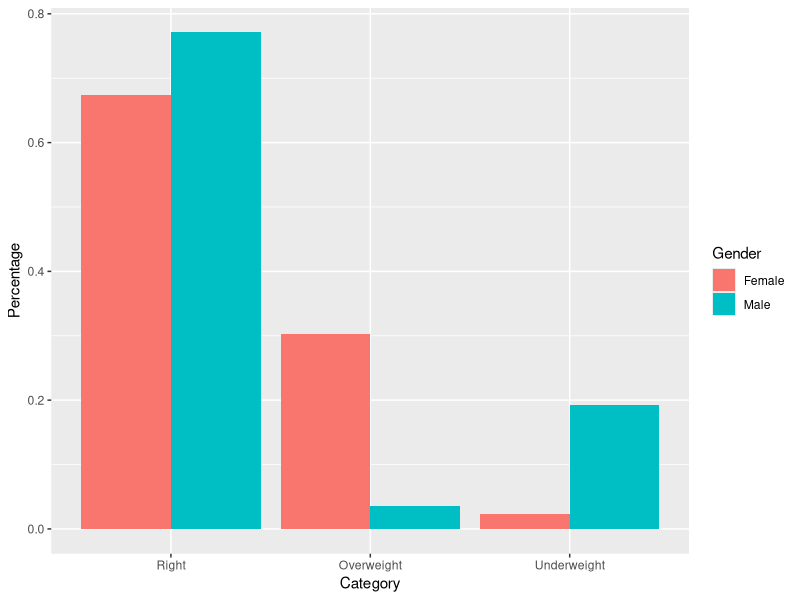

Write R code to recreate this figure.
## ---- chunk 1
category <- c('Right', 'Overweight', 'Underweight', 'Total')
gender <- c('Female', 'Male', 'Total')
female <- c(87/129, 39/129, 3/129, 129/129)
male <- c(64/83, 3/83, 16/83, 83/83)
total <- c(151/212, 42/212, 19/212, 212/212)

data <- c(female, male, total)

table <- matrix(data, byrow = T, nrow = 3)
colnames(table) <- category
rownames(table) <- gender
table
## ---- chunk 2
library(ggplot2)
Percentage <- c(female[1:3], male[1:3])
Category <- factor(rep(c('Right', 'Overweight', 'Underweight'), 2),  
                   ordered = T, levels = c('Right', 'Overweight', 'Underweight'))
Gender <- c(rep('Female', 3), rep('Male', 3))
data <- data.frame(Percentage, Category, Gender)
ggplot(data, aes(x = Category, y = Percentage, fill = Gender)) +
  geom_col(position = 'dodge')
## ---- chunk 3
short = 92; short.bullied = 42; notshort = 117; notshort.bullied = 30

risk.short = short.bullied/short; risk.short
risk.notshort = notshort.bullied/notshort; risk.notshort
## ---- chunk 4
relative = risk.short/risk.notshort; relative
## ---- chunk 5
risk.increased = relative - 1; risk.increased
## ---- chunk 6
short.unbullied = short - short.bullied; short.unbullied
notshort.unbullied = notshort - notshort.bullied; notshort.unbullied

odds.short = short.bullied/short.unbullied; odds.short
odds.notshort = notshort.bullied/notshort.unbullied; odds.notshort

odds.ratio = odds.short/odds.notshort; odds.ratio
## ---- chunk 7
AS = 5/100; AN = 100/1000
AS > AN
## ---- chunk 8
BS = 500/1000; BN = 95/100
BS > BN
## ---- chunk 9
outcome = c('Survive', 'Die', 'Total')
treatment = c('Standard', 'New', 'Total')
Standard = c(5+500, 95+500, 100+1000)
New = c(100+95, 900+5, 100+1000)
Total = c(Standard[1]+New[1], Standard[2]+New[2], Standard[3]+New[3])

data <- c(Standard, New, Total)
table = matrix(data, byrow = T, nrow = 3)
colnames(table) <- outcome
rownames(table) <- treatment
table

TS = (5+500)/(100+1000); TN = (100+95)/(1000+100)
TS > TN
## ---- chunk 10
status <- c('Separated', 'Not_Separated', 'Total')
Smoking <- c('Neither_smoked', 'One_smoked', 'Both_smoked', 'Total')
Neither_smoked = c(41, 931, 972)
One_smoked = c(41, 290, 331)
Both_smoked = c(32, 163, 195)
Total = c(114, 1384, 1498)

data <- c(Neither_smoked, One_smoked, Both_smoked, Total)
table = matrix(data, byrow = T, nrow = 4)
colnames(table) <- status
rownames(table) <- Smoking
table

#Calculate Expected Counts
table_expected = table
for (i in 1:3) {
  table_expected[i,1] = table[4,1]*table[i,3]/table[4,3]
  table_expected[i,2] = table[4,2]*table[i,3]/table[4,3]
}
table_expected

#Calculate chi-square statistics
chisq = 0
for (i in 1:3) {
  for(j in 1:2) {
    chisq = chisq + (table[i,j] - table_expected[i,j])^2/table_expected[i,j]
  }
}
chisq
## ---- chunk 11
df = (3-1)*(2-1)
p_value = pchisq(chisq, df = df, lower.tail = F);p_value
## ---- chunk 12
p_value < 0.05
## ---- chunk 13
Frequent = c('Most times/Always', 'Rarely/Never', 'Total')
Gender = c('Female', 'Male', 'Total')
Female = c(964, 97, 1061)
Male = c(924, 254, 1178)
Total = c(1888, 351, 2239)

data <- c(Female, Male, Total)
table = matrix(data, byrow = T, nrow = 3)
colnames(table) <- Frequent
rownames(table) <- Gender
table

chisq = (table[3,3]*(table[1,1]*table[2,2] - table[1,2]*table[2,1])^2)/(table[1,3]*table[2,3]*table[3,1]*table[3,2])
chisq
## ---- chunk 14
(2-1)*(2-1)
## ---- chunk 15
p_value = pchisq(chisq, df = 1, lower.tail = F);p_value
## ---- chunk 16
p_value < 0.05
## ---- chunk 17
counts <- c(59, 27, 25)
expected <- c(37, 37, 37)#equally preferred
chisq = 0
for (i in 1:3){
  chisq = chisq + (counts[i] - expected[i])^2/expected[i]
}
chisq
## ---- chunk 18
#df：goodness of fit df k - 1
p_value = pchisq(chisq, df = 3 - 1, lower.tail = F);p_value
## ---- chunk 19
p_value < 0.05
## ---- chunk 20
MyChiSq <- function(table) {
  # row total, column total, total
  total_row = c()
  for (i in 1:nrow(table)){
    total_row[i] = sum(table[i,])
  }
  total_col = c()
  for (i in 1:ncol(table)){
    total_col[i] = sum(table[,i])
  }
  total = sum(table)
  
  
  # generate an expected table
  table_expected = table
  for (i in 1:nrow(table)) {
    for ( j in 1:ncol(table)) {
      table_expected[i,j] = total_row[i]*total_col[j]/total
    }
  }
  
  # calculate each (observed-expected)^2/expected and Chi-square statistics
  chisq = 0
  for (i in 1:nrow(table)) {
    for ( j in 1:ncol(table)) {
      chisq = chisq + (table[i,j] - table_expected[i,j])^2/table_expected[i,j]
    }
  }
  
  # calculate p-value
  df = (nrow(table) - 1)*(ncol(table) - 1)
  p_value = pchisq(chisq, df = df, lower.tail = F)

  # results of the function
  results = list(X.squared = chisq, df = df, p.value = p_value)
  return(results)
  
}
data = read.csv("heartatk.csv")
table = xtabs(~ SEX + DIED, data = data) # generate a 2x2 table
MyChiSq(table)
## ---- chunk 21
x = c(0,1,2,3,4,5,6,7)#每周下雨天數

#observed values
obs = c(5,13,26,19,20,7,0,0)#周次數
n = sum(obs)
pp = sum(x*obs)/(n*7)

#expected values
exp = c()
for (i in 1:length(obs)) {
  exp[i] = dbinom(x = x[i], prob = pp, size = 7) * n
}

tbl = data.frame(x, obs, exp);tbl
## ---- chunk 22
#calculate the chi-square statistic
chisq = sum((tbl$obs-tbl$exp)^2/tbl$exp); chisq
## ---- chunk 23
df = nrow(tbl)-1-1 #k-1-r
p_value = pchisq(chisq, df = df, lower.tail = F);p_value
## ---- chunk 24
alpha = 0.05
p_value < alpha
## ---- chunk 25
pm2.5 = c(18.8, 14.6, 14.0, 15.8, 12.4, 13.2, 16.1, 13.8, 16.2, 
          16.1, 17.8, 18.7, 15.8, 13.3, 13.6, 16.4, 13.8, 16.6, 
          15.3, 19.0, 18.4, 15.0, 18.8, 18.1, 17.3, 16.3, 17.5, 
          18.1, 14.2, 18.0, 13.0, 13.3, 12.4, 16.6, 14.1, 20.6, 
          16.8, 13.3, 18.2, 16.9)

#defining thresholds to categorize continuous data
mean = mean(pm2.5)
sd = sd(pm2.5)

n = length(pm2.5)

thres = c(mean-3*sd, mean-2*sd, mean-sd, mean, mean+sd, mean+2*sd, mean+3*sd)

#observed values (continuous --> discrete)
obs = rep(0, length = 8)

for (i in 1:length(pm2.5)) {
  if (pm2.5[i] < thres[1]) {
    obs[1] = obs[1] + 1
  } else if (thres[1] <= pm2.5[i] && pm2.5[i] < thres[2]) {
    obs[2] = obs[2] + 1
  } else if (thres[2] <= pm2.5[i] && pm2.5[i] < thres[3]) {
    obs[3] = obs[3] + 1
  } else if (thres[3] <= pm2.5[i] && pm2.5[i] < thres[4]) {
    obs[4] = obs[4] + 1
  } else if (thres[4] <= pm2.5[i] && pm2.5[i] < thres[5]) {
    obs[5] = obs[5] + 1
  } else if (thres[5] <= pm2.5[i] && pm2.5[i] < thres[6]) {
    obs[6] = obs[6] + 1
  } else if (thres[6] <= pm2.5[i] && pm2.5[i] < thres[7]) {
    obs[7] = obs[7] + 1
  } else {
    obs[8] = obs[8] + 1
  }
}

#expected values
cumu.p = c(pnorm(thres[1], mean = mean, sd = sd), 
           pnorm(thres[2], mean = mean, sd = sd) - pnorm(thres[1], mean = mean, sd = sd), 
           pnorm(thres[3], mean = mean, sd = sd) - pnorm(thres[2], mean = mean, sd = sd), 
           pnorm(thres[4], mean = mean, sd = sd) - pnorm(thres[3], mean = mean, sd = sd), 
           pnorm(thres[5], mean = mean, sd = sd) - pnorm(thres[4], mean = mean, sd = sd), 
           pnorm(thres[6], mean = mean, sd = sd) - pnorm(thres[5], mean = mean, sd = sd), 
           pnorm(thres[7], mean = mean, sd = sd) - pnorm(thres[6], mean = mean, sd = sd), 
           pnorm(thres[7], mean = mean, sd = sd, lower.tail = F)
           )

exp = cumu.p * n

cate = c("< m-3d", "m-3d ~ m-2d", "m-2d ~ m-d", "m-d ~ m", "m ~ m+d", "m+d ~ m+2d", "m+2d ~ m+3d", "> m+3d")

tbl = data.frame(obs, exp)
rownames(tbl) = cate
tbl
## ---- chunk 26
#calculate the chi-square statistic
chisq = sum((tbl$obs-tbl$exp)^2/tbl$exp); chisq
## ---- chunk 27
df = nrow(tbl)-1-2  # k-1-r
p_value = pchisq(chisq, df = df, lower.tail = F);p_value
## ---- chunk 28
alpha = 0.05
p_value < alpha
